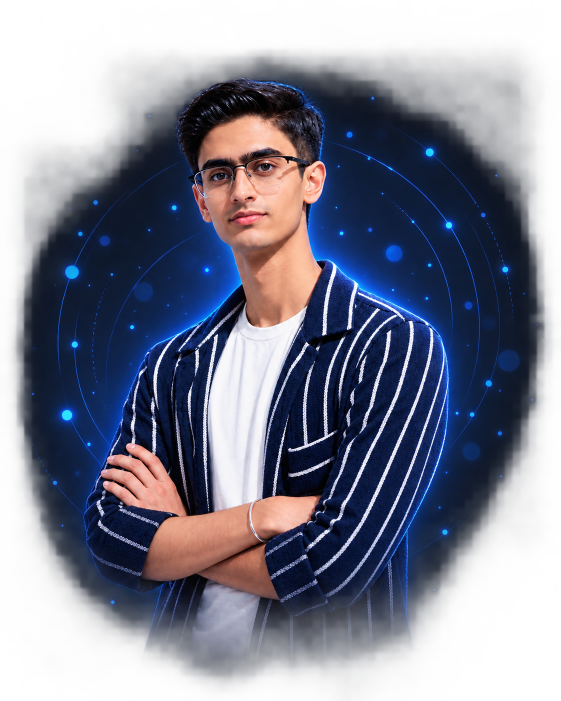
#> input picture assets/portrait-source.png, 1122 x 1402 px (shown at 1/2 size)
$ python dotify.py ../assets/portrait-source.png
#> lines starting #> are read from the running program, lines starting #| are printed output that depends on the picture
#!/usr/bin/env python3
from __future__ import annotations
import argparse, random, sys
from pathlib import Path
from PIL import Image, ImageOps

def load_image(path: Path, cols: int):
    image=ImageOps.exif_transpose(Image.open(path)).convert("RGB")
    w,h=image.size
    rows=max(1,round(cols*h/w))
    small=image.resize((cols,rows),Image.Resampling.LANCZOS)
    px=small.load()
    return cols,rows,[[px[x,y] for x in range(cols)] for y in range(rows)]

def build_svg(cols,rows,pixels,cell,seed,fall_duration,row_spread):
    random.seed(seed)
    dots=[]
    min_r=cell*0.34; max_r=cell*0.48
    for y,row in enumerate(pixels):
        for x,(r,g,b) in enumerate(row):
            lum=(0.2126*r+0.7152*g+0.0722*b)/255
            radius=min_r+(max_r-min_r)*(lum**0.82)
            cx=x*cell+cell/2; cy=y*cell+cell/2
            delay=(rows-1-y)*row_spread+random.random()*row_spread*0.8
            duration=fall_duration+random.uniform(-0.12,0.12)
            fall=rows*cell*(0.80+random.random()*0.45)
            dots.append(f'''<circle class="dot" cx="{cx:.2f}" cy="{cy:.2f}" r="{radius:.3f}" fill="#{r:02x}{g:02x}{b:02x}" style="--fall:{fall:.2f}px;--delay:{delay:.3f}s;--duration:{duration:.3f}s;"/>''')
    width=cols*cell; height=rows*cell
    css='''<style>
.dot{opacity:0;transform:translateY(calc(var(--fall) * -1));animation-name:matrix-fall;animation-duration:var(--duration);animation-delay:var(--delay);animation-iteration-count:1;animation-fill-mode:forwards;animation-timing-function:cubic-bezier(.12,.82,.22,1)}
@keyframes matrix-fall{
0%{opacity:0;transform:translateY(calc(var(--fall) * -1))}
12%{opacity:.10}
48%{opacity:.65}
76%{opacity:.95;transform:translateY(6px)}
86%{opacity:1;transform:translateY(-2px)}
93%{transform:translateY(1px)}
100%{opacity:1;transform:translateY(0)}
}
@media (prefers-reduced-motion:reduce){.dot{animation:none;opacity:1;transform:none}}
</style>'''
    return f'''<svg xmlns="http://www.w3.org/2000/svg" viewBox="0 0 {width:.0f} {height:.0f}" width="{width:.0f}" height="{height:.0f}" role="img" aria-label="Ishan Ray Chaudhuri dot matrix portrait">{css}<g>{"".join(dots)}</g></svg>'''

def main():
    p=argparse.ArgumentParser()
    p.add_argument("image",type=Path);p.add_argument("-o","--out",type=Path,default=Path("assets/portrait.svg"))
    p.add_argument("--cols",type=int,default=150);p.add_argument("--cell",type=float,default=6.0)
    p.add_argument("--dot-scale",type=float,default=.90);p.add_argument("--fall-duration",type=float,default=1.15)
    p.add_argument("--row-spread",type=float,default=.030);p.add_argument("--seed",type=int,default=42)
    a=p.parse_args()
    if not a.image.exists():sys.exit(f"Image not found: {a.image}")
    a.out.parent.mkdir(parents=True,exist_ok=True)
    cols,rows,pixels=load_image(a.image,a.cols)
#> in load_image, `image=ImageOps.exif_transpose(Image.open(path)).convert("RGB")`:
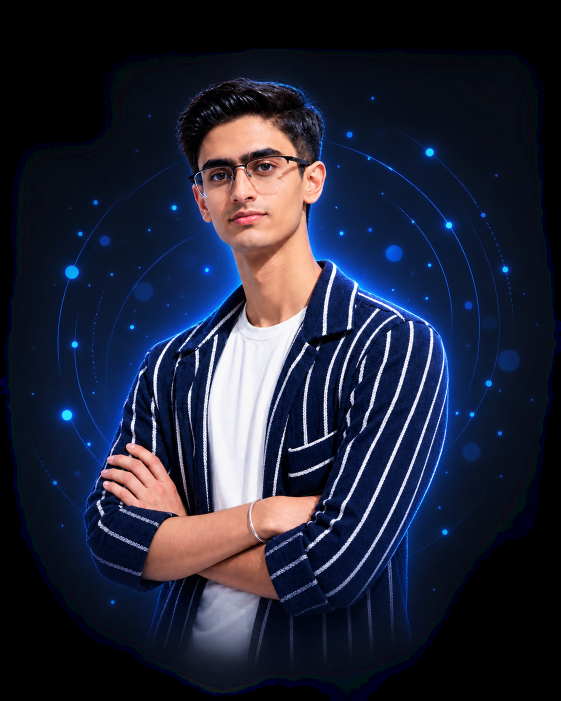
#> image: PIL image 1122x1402 RGB (shown at 1/2 size); mean R, G, B 34.3, 37.8, 56
#> in load_image, `small=image.resize((cols,rows),Image.Resampling.LANCZOS)`:
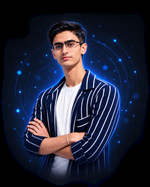
#> small: PIL image 150x187 RGB; mean R, G, B 34.5, 37.8, 56
#> cols = 150; rows = 187; pixels = 187 items
    a.out.write_text(build_svg(cols,rows,pixels,a.cell,a.seed,a.fall_duration,a.row_spread),encoding="utf-8")
#> after the loop in build_svg, `for y,row in enumerate(pixels):`: dots = 28050 items
#> in build_svg, `width = cols * cell`: width = 900
#> in build_svg, `height = rows * cell`: height = 1122
    print(f"Generated {a.out} ({cols} x {rows} cells)")
#| Generated assets/portrait.svg (150 x 187 cells)

if __name__=="__main__":main()

$ run again, on assets/portrait.png
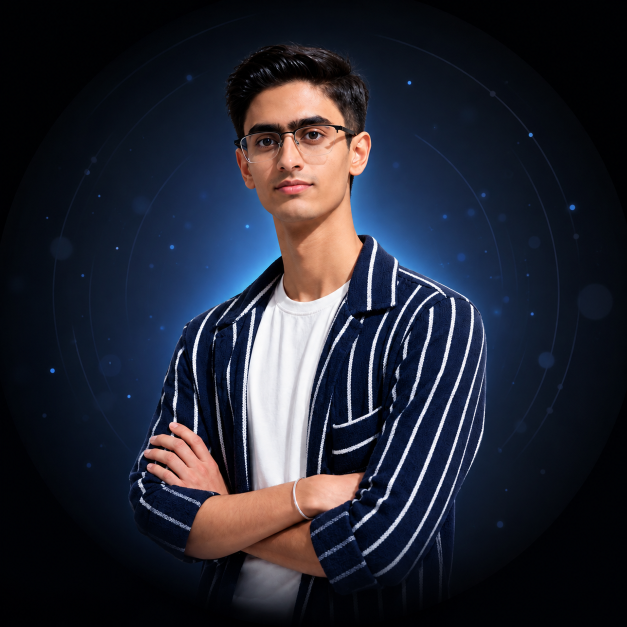
#> input picture assets/portrait.png, 1254 x 1254 px (shown at 1/2 size)
#> in load_image, image is the input picture: PIL image 1254x1254 RGB; mean R, G, B 36.8, 38.8, 50.6
#> in load_image, `small=image.resize((cols,rows),Image.Resampling.LANCZOS)`:
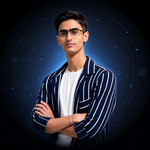
#> small: PIL image 150x150 RGB; mean R, G, B 36.9, 38.9, 50.6
#> in main, `cols,rows,pixels=load_image(a.image,a.cols)`: cols = 150; pixels = 150 items
#> the loop in build_svg, `for y,row in enumerate(pixels):` made 150 passes
#> after the loop in build_svg, `for y,row in enumerate(pixels):`: dots = 22500 items
#> width = 900
#| Generated assets/portrait.svg (150 x 150 cells)
